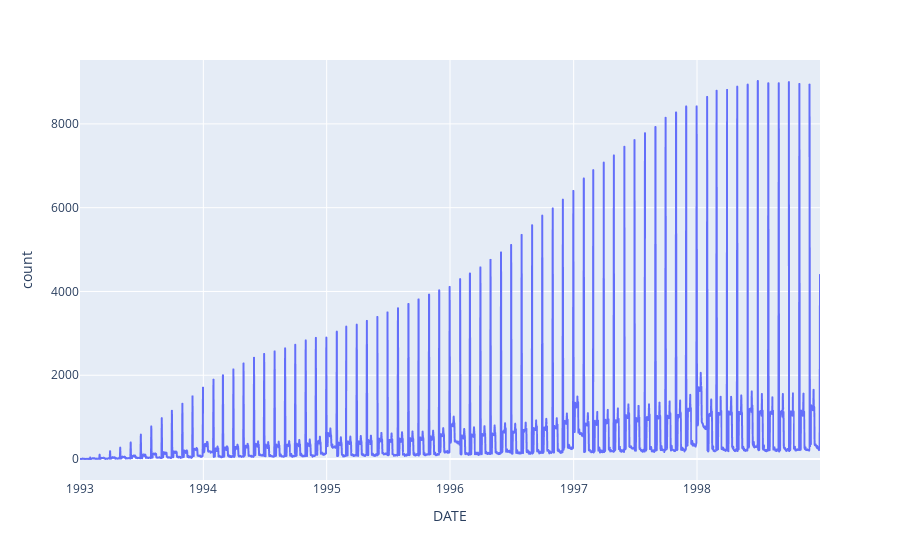

Source (notebook cell):
### Code cell
px.line(dfAnalysis1 ,  x= "DATE",  y = "count")

### Figure 1 — Plotly figure (JSON) as saved in the notebook; plotly's stock layout.template omitted (floating-point values rounded to 4 significant figures; data arrays with more than 128 entries replaced by an {"elided": "..."} marker saying what was removed)
{"data": [{"hovertemplate": "DATE=%{x}<br>count=%{y}<extra></extra>", "legendgroup": "", "line": {"color": "#636efa", "dash": "solid"}, "marker": {"symbol": "circle"}, "mode": "lines", "name": "", "showlegend": false, "type": "scattergl", "x": {"elided": "2191 str values"}, "xaxis": "x", "y": {"elided": "2191 int values"}, "yaxis": "y"}], "layout": {"legend": {"tracegroupgap": 0}, "margin": {"t": 60}, "xaxis": {"anchor": "y", "domain": [0, 1], "title": {"text": "DATE"}}, "yaxis": {"anchor": "x", "domain": [0, 1], "title": {"text": "count"}}}}
